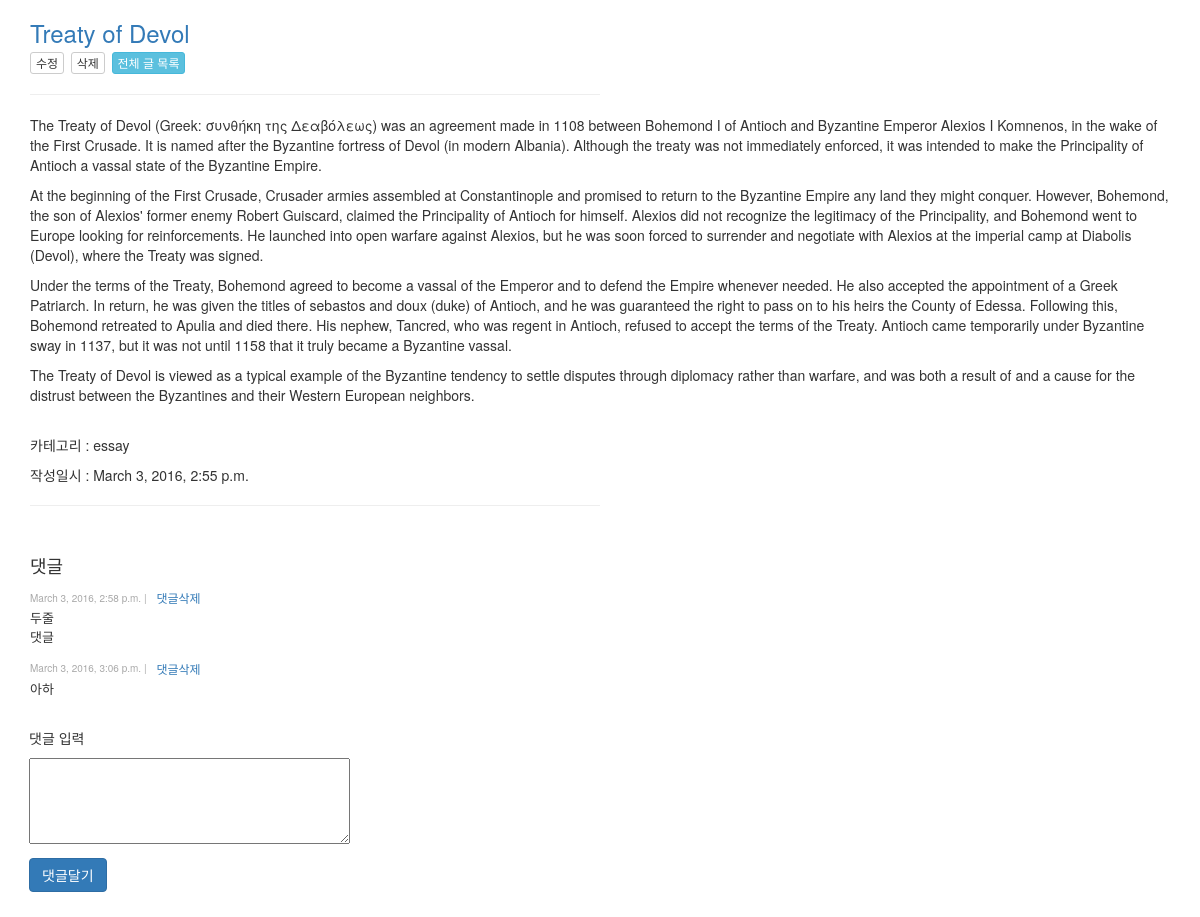
The page /post/26/ on the database its author committed.
### blog/models.py (models this page shows, shortened)
class Post(models.Model):
    user = models.ForeignKey(settings.AUTH_USER_MODEL) # 유저만이 글을 쓸 수 있음
    title = models.CharField(max_length = 200, db_index = True)
    content = models.TextField() # 제한이 없는 아주 큰 문자열
    created_at = models.DateTimeField(auto_now_add = True) # 처음 데이터가 들어갈때 생성 일시가 자동으로 들어가도록
    updated_at = models.DateTimeField(auto_now = True) # 저장 시점의 일시 정보를 입력
    tags = models.ManyToManyField('Tag', blank = True) # 'Tag' 모델 클래스의 이름을 문자열로 하는 이유는 장고가 나중에 처리하도록 하기 위해서. 문자열이 아닐 경우 Post 클래스보다 앞에 있어야 함.
    category = models.ForeignKey(Category, null = True, blank = False) # null은 db에서 사용하는 것 blank는 폼에서 사용하는 것
    is_model_field = False
    class Meta: # 디폴트 정렬 기준 설정 - 가장 최근글 우선
        ordering = ('-created_at', '-pk')

class Category(models.Model):
    cat = models.CharField(max_length = 40)

class Comment(models.Model):
    post = models.ForeignKey(Post)
    content = models.TextField()
    created_at = models.DateTimeField(auto_now_add = True)
    updated_at = models.DateTimeField(auto_now = True)

### blog/views.py (the view, shortened to what this page needs)
# urls.py: url(r'^post/(?P<pk>[0-9]+)/$', blog_views.view_post, name='view_post'),
def view_post(request, pk):
    the_post = get_object_or_404(Post, pk=pk)
    the_comment = Comment.objects.filter(post=the_post)
    if request.method == 'GET':
        pass
    return render(request, 'view_post.html', {
        'post': the_post,
        'comment' : the_comment,
    })

### blog/templates/view_post.html (shortened to what this page needs)
{% extends 'blog_layout.html' %}
{% load bootstrap3 %}
{% block content %}
<div class="post_container">
    <div>
        <h3><a href="{% url 'view_post' pk=post.pk %}">{{ post.title }}</a><br>
          <a href="{% url 'edit_post' pk=post.pk %}">
              <button type="button" class="btn btn-default btn-xs">수정</button>
          </a>
          <a href="{% url 'delete_post' pk=post.pk %}">
              <button type="button" class="btn btn-default btn-xs">삭제</button>
          </a>
          <a href="{% url 'list_posts' %}">
              <button type="button" class="btn btn-info btn-xs">전체 글 목록</button>
          </a>
          <hr width="50%" align="left" />
      </div>
    <div class="post_content">
        <p>{{ post.content | linebreaks | default:"내용 없음."  }}</p>
    </div><br>
    <div>
        <p>카테고리 : {{ post.category.cat }}</p>
        <p>작성일시 : {{ post.created_at }}</p>
    </div>
    <hr width="50%" align="left" />
</div>
{% with comments=post.comment_set.all %}
    {% include 'list_comments.html' %}
{% endwith %}<br>
<form method="POST" action="" class="form-horizontal">
    <div class="form-group form-group-sm">
        <p>&emsp;댓글 입력</p>
        <p>
        &emsp;<textarea rows="4" cols="40" name="content"></textarea>
        </p>
        <p>
        &emsp;{% bootstrap_button "댓글달기" button_type="submit" button_class="btn-primary" %}
        </p>
    </div>
</form>
{% endblock %}

### blog/templates/list_comments.html
<div class="comment_container">
  <br><h4>댓글</h4>
    {% for comment in comments %}
    <div>
        <div style="display:inline" class="comment_info">{{ comment.user }} <font color=darkgrey size=1>{{ comment.created_at }} |</font></div>
        <a href="{% url 'delete_comment' pk=comment.pk %}">
            <button type="button" class="btn btn-link btn-xs">댓글삭제</button>
        </a>
        <div style="display:inline" class="comment_content"><font size=2>{{ comment.content | linebreaks }}</font></div>
    </div>
    {% empty %}
    <p><font size=2 color="darkgray">(댓글 없음)</font></p>
    {% endfor %}
</div>

### rows shown on the page
Post: title "Treaty of Devol", content "The Treaty of Devol (Greek: συνθήκη της Δεαβόλεως) was an agreement made in 1108 between Bohemond I of Antioch and Byzantine Emperor Alexios I Komnenos, in the wake of the First Crusade. It is named after the Byzantine fortress of Devol (in modern Albania). Although the treaty was not immediately enforced, it was intended to make the Principality of Antioch a vassal state of the Byzantine Empire. At the beginning of the First Crusade, Crusader armies assembled at Constantinople and promised to return to the Byzantine Empire any land they might conquer. However, Bohemond, the son of Alexios' former enemy Robert Guiscard, claimed the Principality of Antioch for himself. Alexios did not…", category.cat "essay", created_at "March 3, 2016, 2:55 p.m."
Comment: created_at "March 3, 2016, 2:58 p.m.", content "두줄 댓글"
Comment: created_at "March 3, 2016, 3:06 p.m.", content "아하"
